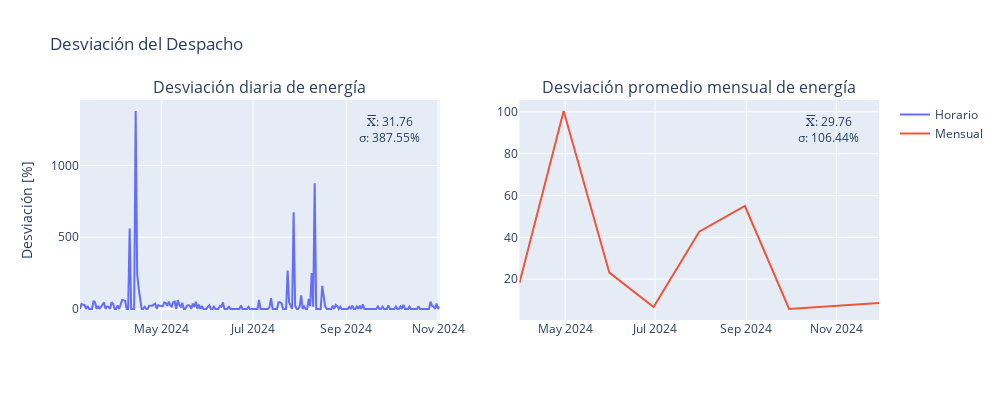

Write notebook code for a chart like this one.
### Code cell
# Crear la figura con subplots
fig = plot_results(
    percentage_desv_desp_penalty, 
    monthly_avg_dev_desp, 
    "Desviación del Despacho", 
    "Desviación diaria de energía",
    "Desviación promedio mensual de energía", 
)
fig.show()

### Figure 1 — Plotly figure (JSON) as saved in the notebook; plotly's stock layout.template omitted (floating-point values rounded to 4 significant figures; data arrays with more than 128 entries replaced by an {"elided": "..."} marker saying what was removed)
{"data": [{"mode": "lines", "name": "Horario", "type": "scatter", "x": {"elided": "236 str values"}, "xaxis": "x", "y": {"elided": "236 float values"}, "yaxis": "y"}, {"mode": "lines", "name": "Mensual", "type": "scatter", "x": ["2024-03-31T00:00:00", "2024-04-30T00:00:00", "2024-05-31T00:00:00", "2024-06-30T00:00:00", "2024-07-31T00:00:00", "2024-08-31T00:00:00", "2024-09-30T00:00:00", "2024-10-31T00:00:00", "2024-11-30T00:00:00"], "xaxis": "x2", "y": [18.2, 100.4, 23.14, 6.722, 42.73, 55.0, 5.767, 7.35, 8.575], "yaxis": "y2"}], "layout": {"annotations": [{"font": {"size": 16}, "showarrow": false, "text": "Desviación diaria de energía", "x": 0.225, "xanchor": "center", "xref": "paper", "y": 1, "yanchor": "bottom", "yref": "paper"}, {"font": {"size": 16}, "showarrow": false, "text": "Desviación promedio mensual de energía", "x": 0.775, "xanchor": "center", "xref": "paper", "y": 1, "yanchor": "bottom", "yref": "paper"}, {"showarrow": false, "text": "X̅: 31.76<br>σ: 387.55%", "x": 0.95, "xref": "x domain", "y": 0.95, "yref": "y domain"}, {"showarrow": false, "text": "X̅: 29.76<br>σ: 106.44%", "x": 0.95, "xref": "x2 domain", "y": 0.95, "yref": "y2 domain"}], "height": 400, "title": {"text": "Desviación del Despacho"}, "width": 1000, "xaxis": {"anchor": "y", "domain": [0, 0.45]}, "xaxis2": {"anchor": "y2", "domain": [0.55, 1]}, "yaxis": {"anchor": "x", "domain": [0, 1], "title": {"text": "Desviación [%]"}}, "yaxis2": {"anchor": "x2", "domain": [0, 1]}}}
